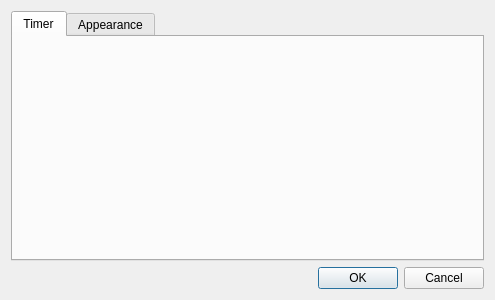
<?xml version="1.0" encoding="UTF-8"?>
<ui version="4.0">
 <class>PropertyDialog</class>
 <widget class="QDialog" name="dialog">
  <property name="geometry">
   <rect>
    <x>0</x>
    <y>0</y>
    <width>495</width>
    <height>300</height>
   </rect>
  </property>
  <property name="windowTitle">
   <string>Dialog</string>
  </property>
  <layout class="QVBoxLayout" name="verticalLayout_2">
   <item>
    <widget class="QTabWidget" name="tabWidget">
     <property name="currentIndex">
      <number>0</number>
     </property>
     <widget class="QWidget" name="timerTab">
      <attribute name="title">
       <string>Timer</string>
      </attribute>
     </widget>
     <widget class="AppearanceSettingWidget" name="colorTab">
      <attribute name="title">
       <string>Appearance</string>
      </attribute>
     </widget>
    </widget>
   </item>
   <item>
    <widget class="QDialogButtonBox" name="buttonBox">
     <property name="orientation">
      <enum>Qt::Horizontal</enum>
     </property>
     <property name="standardButtons">
      <set>QDialogButtonBox::Cancel|QDialogButtonBox::Ok</set>
     </property>
    </widget>
   </item>
  </layout>
 </widget>
 <customwidgets>
  <customwidget>
   <class>TimerListWidget</class>
   <extends>QWidget</extends>
   <header>timer_list_widget.hpp</header>
   <container>1</container>
  </customwidget>
  <customwidget>
   <class>AppearanceSettingWidget</class>
   <extends>QWidget</extends>
   <header>appearance_setting_widget.hpp</header>
   <container>1</container>
  </customwidget>
 </customwidgets>
 <resources>
  <include location="tray_timer.qrc"/>
 </resources>
 <connections>
  <connection>
   <sender>buttonBox</sender>
   <signal>accepted()</signal>
   <receiver>Dialog</receiver>
   <slot>accept()</slot>
   <hints>
    <hint type="sourcelabel">
     <x>248</x>
     <y>254</y>
    </hint>
    <hint type="destinationlabel">
     <x>157</x>
     <y>274</y>
    </hint>
   </hints>
  </connection>
  <connection>
   <sender>buttonBox</sender>
   <signal>rejected()</signal>
   <receiver>Dialog</receiver>
   <slot>reject()</slot>
   <hints>
    <hint type="sourcelabel">
     <x>316</x>
     <y>260</y>
    </hint>
    <hint type="destinationlabel">
     <x>286</x>
     <y>274</y>
    </hint>
   </hints>
  </connection>
 </connections>
</ui>
